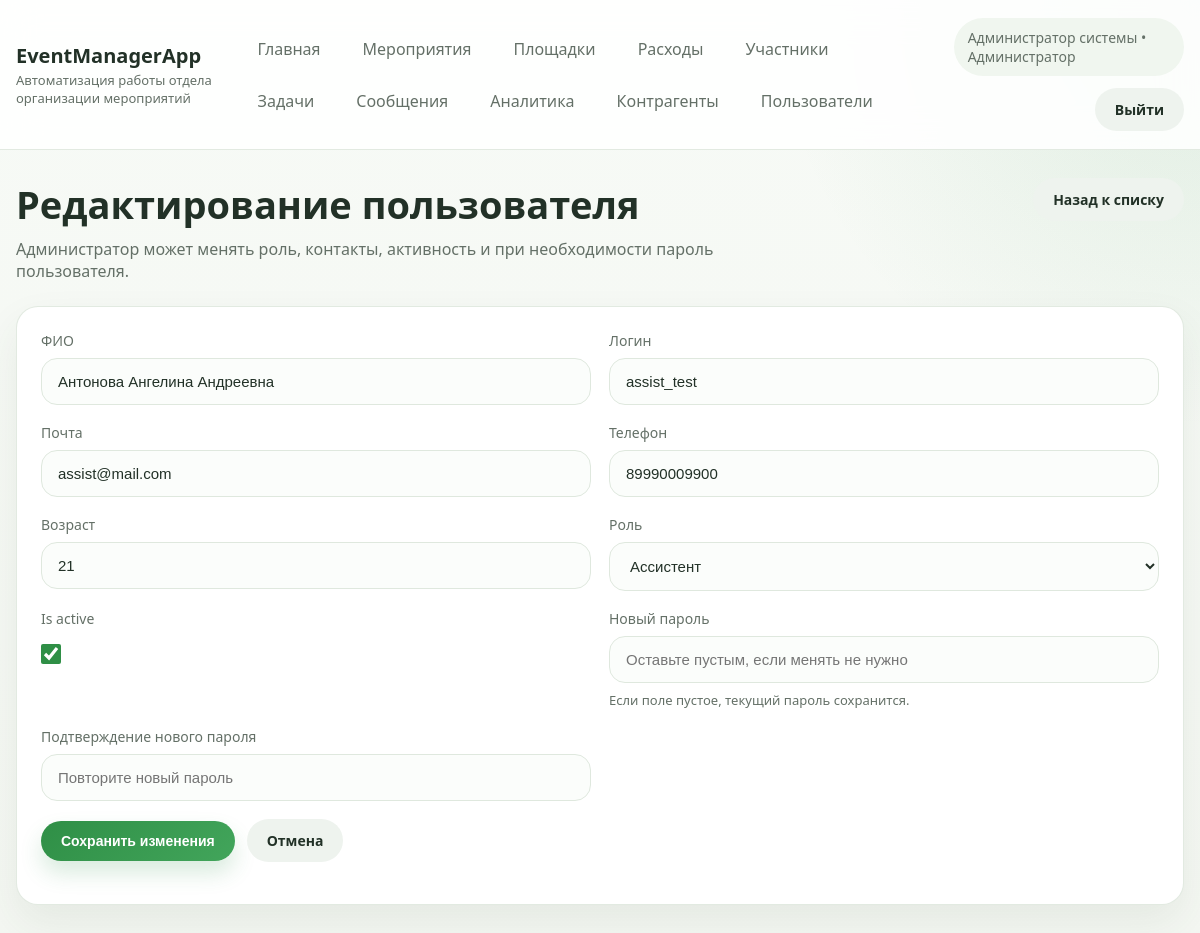
Page /employees/12/edit/ (signed in) on the committed database.
### main/models.py (models this page shows, shortened)
class Employee(AbstractBaseUser, PermissionsMixin):
    ROLE_ADMIN = "admin"
    ROLE_MANAGER = "manager"
    ROLE_ASSISTANT = "assistant"
    ROLE_TEAMLEAD = "teamlead"
    ROLE_CHOICES = [
        (ROLE_ADMIN, "Администратор"),
        (ROLE_MANAGER, "Менеджер"),
        (ROLE_ASSISTANT, "Ассистент"),
        (ROLE_TEAMLEAD, "Руководитель"),
    ]
    e_id = models.BigAutoField(primary_key=True)
    login = models.CharField(max_length=50, unique=True, verbose_name="Логин")
    position = models.CharField(max_length=50, choices=ROLE_CHOICES, verbose_name="Роль")
    fullname = models.CharField(max_length=255, verbose_name="ФИО")
    email = models.EmailField(blank=True, null=True, verbose_name="Почта")
    phone = models.CharField(max_length=50, blank=True, null=True, verbose_name="Телефон")
    age = models.IntegerField(blank=True, null=True, verbose_name="Возраст")
    is_active = models.BooleanField(default=True)
    is_staff = models.BooleanField(default=False)
    objects = EmployeeManager()
    USERNAME_FIELD = "login"
    REQUIRED_FIELDS = []
    class Meta:
        db_table = "employee"
        ordering = ["fullname", "login"]
        permissions = [
            ("can_create_task", "Can create task"),
            ("can_generate_report", "Can generate report"),
        ]
    @property
    def role(self):
        return self.position
    @property
    def role_label(self):
        if self.is_superuser and not self.position:
            return "Администратор"
        return dict(self.ROLE_CHOICES).get(self.position, self.position)
    @property
    def is_admin(self):
        return self.position == self.ROLE_ADMIN or self.is_superuser
    @property
    def can_manage_users(self):
        return self.is_admin

### main/views.py (the view)
# urls.py: path("employees/<int:pk>/edit/", views.edit_employee, name="edit_employee"),
@role_required(Employee.ROLE_ADMIN)
def edit_employee(request, pk):
    employee = get_object_or_404(Employee, pk=pk)
    form = EmployeeUpdateForm(request.POST or None, instance=employee)
    if request.method == "POST" and form.is_valid():
        form.save()
        messages.success(request, "Данные пользователя обновлены.")
        return redirect("employees")
    return render(
        request,
        "main/employee_form.html",
        {
            "form": form,
            "title": "Редактирование пользователя",
            "is_edit_mode": True,
        },
    )

### main/forms.py (shortened to what this page needs)
class EmployeeUpdateForm(forms.ModelForm, StyledFormMixin):
    password1 = forms.CharField(
        label="Новый пароль",
        required=False,
        widget=forms.PasswordInput(attrs={"placeholder": "Оставьте пустым, если менять не нужно"}),
        help_text="Если поле пустое, текущий пароль сохранится.",
    )
    password2 = forms.CharField(
        label="Подтверждение нового пароля",
        required=False,
        widget=forms.PasswordInput(attrs={"placeholder": "Повторите новый пароль"}),
    )
    class Meta:
        model = Employee
        fields = ["fullname", "login", "email", "phone", "age", "position", "is_active"]
        widgets = {
            "fullname": forms.TextInput(attrs={"placeholder": "Петрова Мария Сергеевна"}),
            "login": forms.TextInput(attrs={"placeholder": "m.petrova"}),
            "email": forms.EmailInput(attrs={"placeholder": "employee@example.com"}),
            "phone": forms.TextInput(attrs={"placeholder": "+7 (999) 000-00-00"}),
            "age": forms.NumberInput(attrs={"placeholder": "30", "min": 18}),
        }
    def __init__(self, *args, **kwargs):
        super().__init__(*args, **kwargs)
        self.apply_base_styles()

### main/forms.py (called while the page is built)
    def apply_base_styles(self):
        for field in self.fields.values():
            widget = field.widget
            css_class = "form-control"
            if isinstance(widget, forms.Select):
                css_class = "form-select"
            if isinstance(widget, forms.CheckboxSelectMultiple):
                css_class = "checkbox-list"
            if isinstance(widget, forms.CheckboxInput):
                css_class = "form-check-input"
            existing = widget.attrs.get("class", "")
            widget.attrs["class"] = f"{existing} {css_class}".strip()

### main/templates/main/employee_form.html (shortened to what this page needs)
{% extends 'main/website_headers.html' %}
{% block content %}
    <section class="page-head">
        <div>
            <h1 class="page-title">{{ title }}</h1>
            <p class="page-subtitle">
                {% if is_edit_mode %}
                    Администратор может менять роль, контакты, активность и при необходимости пароль пользователя.
                {% else %}
                    Создание новой учетной записи доступно только администратору. Пароль сохраняется в защищенном виде.
                {% endif %}
            </p>
        </div>
        <a href="{% url 'employees' %}" class="btn btn-secondary">Назад к списку</a>
    </section>
    <section class="form-card panel">
        <form method="post" class="field-grid">
            {% for field in form %}
                <div class="field">
                    <label for="{{ field.id_for_label }}">{{ field.label }}</label>
                    {{ field }}
                    {% if field.help_text %}
                        <div class="hint">{{ field.help_text }}</div>
                    {% endif %}
                </div>
            {% endfor %}
            <div class="toolbar" style="grid-column:1 / -1;">
                <button type="submit" class="btn btn-primary">
                    {% if is_edit_mode %}Сохранить изменения{% else %}Сохранить пользователя{% endif %}
                </button>
                <a href="{% url 'employees' %}" class="btn btn-secondary">Отмена</a>
            </div>
        </form>
    </section>
{% endblock %}

### main/templates/main/website_headers.html (shortened to what this page needs)
{% load static %}
<!DOCTYPE html>
<html lang="ru">
<head>
    <link rel="stylesheet" href="{% static 'main/css/app.css' %}">
</head>
<body>
<div class="site-shell">
    <header class="topbar">
        <div class="topbar-inner">
            <div class="brand">
                <a href="{% url 'main_page' %}" class="brand-title">EventManagerApp</a>
                <div class="brand-subtitle">Автоматизация работы отдела организации мероприятий</div>
            </div>
            {% if request.user.is_authenticated %}
                <nav class="nav-links">
                    <a class="nav-link" href="{% url 'main_page' %}">Главная</a>
                    <a class="nav-link" href="{% url 'events' %}">Мероприятия</a>
                    <a class="nav-link" href="{% url 'places' %}">Площадки</a>
                    <a class="nav-link" href="{% url 'expenses' %}">Расходы</a>
                    <a class="nav-link" href="{% url 'participants' %}">Участники</a>
                    <a class="nav-link" href="{% url 'tasks' %}">Задачи</a>
                    <a class="nav-link" href="{% url 'messages' %}">Сообщения</a>
                    <a class="nav-link" href="{% url 'analytics' %}">Аналитика</a>
                    <a class="nav-link" href="{% url 'contractors' %}">Контрагенты</a>
                    {% if request.user.can_manage_users %}
                        <a class="nav-link" href="{% url 'employees' %}">Пользователи</a>
                    {% endif %}
                </nav>
                <div class="user-panel">
                    <div class="user-chip">{{ request.user.fullname|default:request.user.login }} • {{ request.user.role_label }}</div>
                    <a href="{% url 'logout' %}" class="btn btn-secondary">Выйти</a>
                </div>
            {% endif %}
        </div>
    </header>
    <main class="page-wrap">
        {% block content %}{% endblock %}
    </main>
</div>
</body>
</html>

### main/static/main/css/app.css (style rules this page uses)
:root { --bg: #f4f7f2; --surface: #ffffff; --surface-muted: #f9fbf9; --border: #dfe8de; --text: #223127; --text-muted: #647067; --primary: #2f8f46; --primary-dark: #236a34; --danger: #cc4b4b; --warning: #d89a1d; --shadow: 0 18px 40px rgba(47, 72, 54, 0.08); --radius: 22px; }
* { box-sizing: border-box; }
body { margin: 0; font-family: "Segoe UI", Tahoma, sans-serif; background: radial-gradient(circle at top right, rgba(47, 143, 70, 0.12), transparent 28%), linear-gradient(180deg, #f7faf6 0%, var(--bg) 100%); color: var(--text); }
a { color: inherit; text-decoration: none; }
.site-shell { min-height: 100vh; }
.topbar { position: sticky; top: 0; z-index: 10; background: rgba(255, 255, 255, 0.88); backdrop-filter: blur(18px); border-bottom: 1px solid rgba(223, 232, 222, 0.9); }
.topbar-inner, .page-wrap { width: min(1200px, calc(100% - 32px)); margin: 0 auto; }
.topbar-inner { display: flex; justify-content: space-between; align-items: center; gap: 20px; padding: 18px 0; }
.brand { display: flex; flex-direction: column; gap: 2px; }
.brand-title { font-size: 20px; font-weight: 700; }
.brand-subtitle { font-size: 13px; color: var(--text-muted); }
.nav-links { display: flex; flex-wrap: wrap; gap: 10px; align-items: center; }
.nav-link { padding: 10px 16px; border-radius: 999px; color: var(--text-muted); transition: 0.2s ease; }
.user-panel { display: flex; align-items: center; gap: 12px; flex-wrap: wrap; justify-content: flex-end; }
.user-chip { padding: 10px 14px; border-radius: 999px; background: #f0f6ef; color: var(--text-muted); font-size: 14px; }
.page-wrap { padding: 28px 0 48px; }
.page-head { display: flex; justify-content: space-between; align-items: flex-start; gap: 16px; margin-bottom: 24px; }
.page-title { margin: 0; font-size: clamp(28px, 4vw, 38px); }
.page-subtitle { margin: 8px 0 0; color: var(--text-muted); max-width: 760px; }
.card, .table-card, .form-card, .stats-card { background: var(--surface); border: 1px solid rgba(223, 232, 222, 0.9); border-radius: var(--radius); box-shadow: var(--shadow); }
.panel { padding: 24px; }
.toolbar, .filters { display: flex; flex-wrap: wrap; gap: 12px; align-items: center; margin-bottom: 18px; }
.form-control, .form-select, textarea { width: 100%; border: 1px solid var(--border); border-radius: 16px; background: #fbfdfb; padding: 14px 16px; font-size: 15px; color: var(--text); outline: none; transition: border-color 0.2s ease, box-shadow 0.2s ease; }
.form-check-input { width: 20px; height: 20px; margin: 8px 0; accent-color: var(--primary); }
.field-grid { display: grid; grid-template-columns: repeat(2, minmax(0, 1fr)); gap: 18px; }
.field { display: flex; flex-direction: column; gap: 8px; }
.field label { font-size: 14px; color: var(--text-muted); }
.hint, .errors { font-size: 13px; }
.hint { color: var(--text-muted); }
.btn { display: inline-flex; align-items: center; justify-content: center; gap: 8px; border: none; border-radius: 999px; padding: 12px 20px; font-size: 14px; font-weight: 600; cursor: pointer; transition: transform 0.2s ease, box-shadow 0.2s ease, background 0.2s ease; }
.btn-primary { color: #fff; background: linear-gradient(135deg, var(--primary), #42a55b); box-shadow: 0 12px 22px rgba(47, 143, 70, 0.18); }
.btn-secondary { background: #eef3ee; color: var(--text); }

### rows in the picture
Employee: user.fullname "Администратор системы", user.role_label "Администратор"
Employee: form "Антонова Ангелина Андреевна" "assist_test" "assist@mail.com" "89990009900" "21" "Ассистент" "☑"

### other values in the picture
{{ title }} "Редактирование пользователя"
{{ field.label }} "ФИО" "Логин" "Почта" "Телефон" "Возраст" "Роль" "Is active" "Новый пароль" "Подтверждение нового пароля"
{{ field.help_text }} "Если поле пустое, текущий пароль сохранится."
